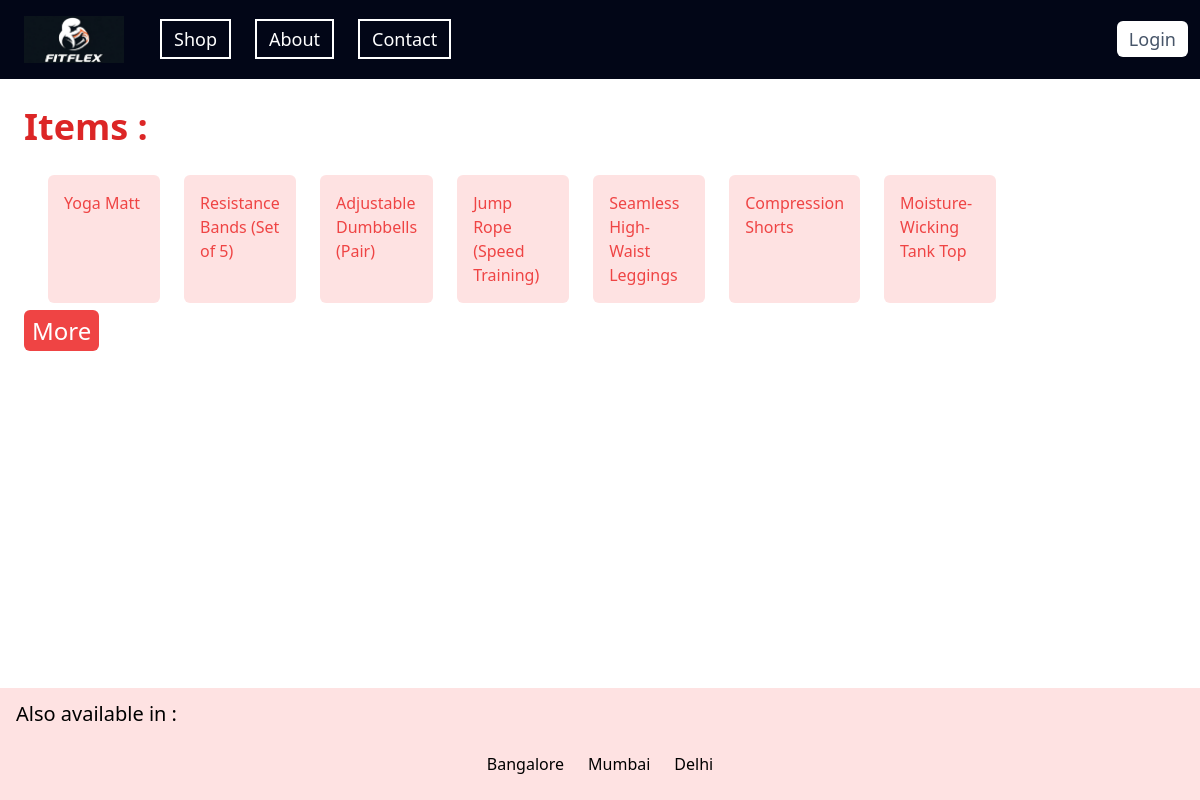
The app's page /items/ with its own data.
### items/models.py (models this page shows, shortened)
class Item(models.Model):
        name = models.CharField( max_length = 255)
        price = models.IntegerField() # No need of arguments for integer

### items/views.py (the view)
# urls.py: path('', include('items.urls')),  # it sets base url of items app to ''
def items(request):
       items = Item.objects.all().values()
       myitems = Item.objects.all().values()
       myTemplate = loader.get_template('items.html')
       context = {
              'myitems' : myitems,
       }
       return HttpResponse( myTemplate.render( context, request))

### items/templates/items.html (shortened to what this page needs)
{% load static %}
<!DOCTYPE html>
<html lang="en">
<head>
    <script src="https://cdn.tailwindcss.com"></script>
</head>
<body class="flex flex-col min-h-screen">
       <div class="nav-bar bg-slate-950 py-3 ">
        <nav >
            <ul class="flex items-center text-white text-lg font-medium">
                <li class="flex-none text-center px-3 py-1 mx-3 rounded">
                  <a href="/">  <img src="{% static 'fitflex.png' %}" width="100px" height="80px" style="background-size: contain;"alt="">
                  </a>
                </li>
                <li class="flex-none text-center px-3 py-1 bg-slate-950 border-white border-2 mx-3 ">
                    <a href="/items/">Shop</a>
                </li>
                <li class="flex-none text-center px-3 py-1 bg-slate-950 border-white border-2 mx-3 ">
                    <a href="#">About</a>
                </li>
                <li class="flex-none text-center px-3 py-1 bg-slate-950 border-white border-2 mx-3 ">
                    <a href="#">Contact</a>
                </li>
                <li class="flex-none text-center ml-auto px-3 py-1 bg-white text-slate-600 mx-3 rounded-md">
                    <a href="/users/signin">Login</a>
                </li>
            </ul>
        </nav>
    </div>
    <div class="jumbotron p-3 mx-3">
        <h1 class="text-4xl text-red-600 py-4 font-bold">
            Items :
        </h1>
        <ul class="flex flex-row flex-wrap m-3 text-red-500 ">
            {% for x in myitems%}
            <a  class=" basis-4" href="item_details/{{x.id}} ">
                <li class=" min-w-28 p-4 mx-3 min-h-32 bg-red-100
                            hover:bg-red-200 active:bg-red-300 rounded-md">
                    {{x.name}}
                </li>
            </a>
            {% endfor %}
        </ul>
        <a href="#" class="bg-red-500 hover:bg-red-300 hover:text-slate-500
            text-white text-2xl px-2 py-1 mt-3 rounded-md">
            More
        </a>
    </div>
    <footer class=" bg-red-100 bottom-0 mt-auto">
        <h3 class=" ml-4 text-xl pt-3">
            Also available in :
        </h3>
        <div class="flex flex-row justify-center my-3 py-3">
            <div class="basis-2 mx-3 ">
                Bangalore
            </div>
            <div class="basis-2 mx-3 ">
                Mumbai
            </div>
            <div class="basis-2 mx-3 ">
                Delhi
            </div>
        </div>
    </footer>
</body>
</html>

### records on screen
Item: name "Yoga Matt"
Item: name "Resistance Bands (Set of 5)"
Item: name "Adjustable Dumbbells (Pair)"
Item: name "Jump Rope (Speed Training)"
Item: name "Seamless High-Waist Leggings"
Item: name "Compression Shorts"
Item: name "Moisture-Wicking Tank Top"
